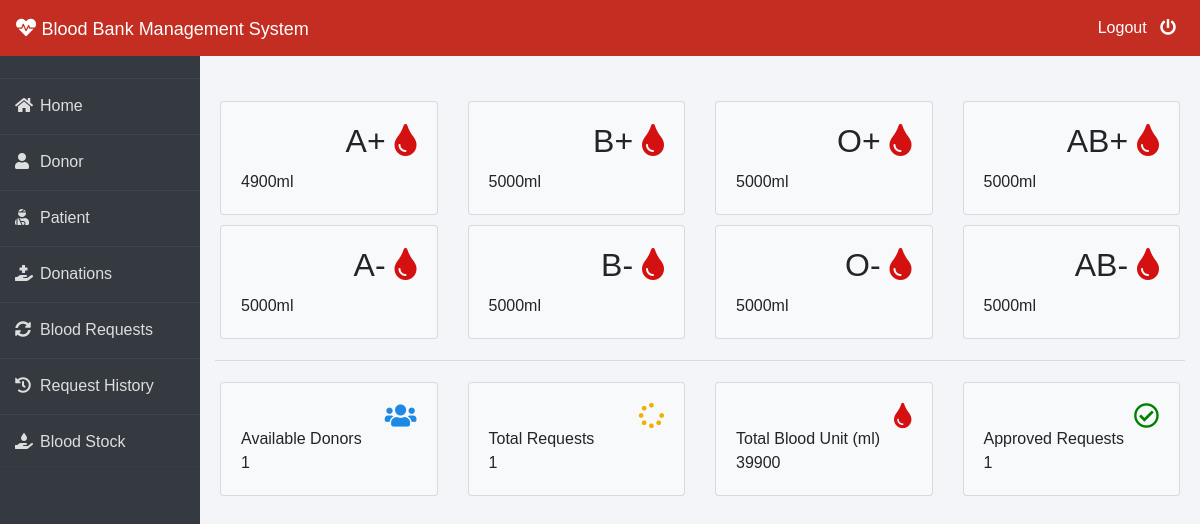
The app's page /admin-dashboard (signed in) with its own data.
### blood/models.py (models this page shows, shortened)
class Stock(models.Model):
    bloodgroup=models.CharField(max_length=10)
    unit=models.PositiveIntegerField(default=0)

### blood/views.py (the view)
# urls.py: path('admin-dashboard', views.admin_dashboard_view,name='admin-dashboard'),
@login_required(login_url='adminlogin')
def admin_dashboard_view(request):
    totalunit=models.Stock.objects.aggregate(Sum('unit'))
    dict={
        'A1':models.Stock.objects.get(bloodgroup="A+"),
        'A2':models.Stock.objects.get(bloodgroup="A-"),
        'B1':models.Stock.objects.get(bloodgroup="B+"),
        'B2':models.Stock.objects.get(bloodgroup="B-"),
        'AB1':models.Stock.objects.get(bloodgroup="AB+"),
        'AB2':models.Stock.objects.get(bloodgroup="AB-"),
        'O1':models.Stock.objects.get(bloodgroup="O+"),
        'O2':models.Stock.objects.get(bloodgroup="O-"),
        'totaldonors':dmodels.Donor.objects.all().count(),
        'totalbloodunit':totalunit['unit__sum'],
        'totalrequest':models.BloodRequest.objects.all().count(),
        'totalapprovedrequest':models.BloodRequest.objects.all().filter(status='Approved').count()
    }
    return render(request,'blood/admin_dashboard.html',context=dict)

### templates/blood/admin_dashboard.html
{% extends 'blood/adminbase.html' %}
{% block content %}
<br><br>
<div class="container">
    <div class="row">
        <div class="col-sm-3">
          <div class="card bg-light">
            <div class="card-body">
                <div class="blood">
                    <h2>A+ <i class="fas fa-tint" ></i></h2>
                </div><br><br>
                <div>
                    {{A1.unit}}ml
                </div>
            </div>
          </div>
        </div>
        <div class="col-sm-3">
            <div class="card bg-light">
                <div class="card-body">
                    <div class="blood">
                        <h2>B+ <i class="fas fa-tint"></i></h2>
                    </div><br><br>
                    <div>
                      {{B1.unit}}ml
                    </div>
                </div>
              </div>
        </div>
        <div class="col-sm-3">
            <div class="card bg-light">
                <div class="card-body">
                    <div class="blood">
                        <h2>O+ <i class="fas fa-tint"></i></h2>
                    </div><br><br>
                    <div>
                      {{O1.unit}}ml
                    </div>
                </div>
              </div>
          </div>
          <div class="col-sm-3">
            <div class="card bg-light">
                <div class="card-body">
                    <div class="blood">
                        <h2>AB+ <i class="fas fa-tint"></i></h2>
                    </div><br><br>
                    <div>
                      {{AB1.unit}}ml
                    </div>
                </div>
              </div>
          </div>
      </div>
      <div class="row">
        <div class="col-sm-3">
          <div class="card bg-light">
            <div class="card-body">
                <div class="blood">
                    <h2>A- <i class="fas fa-tint"></i></h2>
                </div><br><br>
                <div>
                  {{A2.unit}}ml
                </div>
            </div>
          </div>
        </div>
        <div class="col-sm-3">
            <div class="card bg-light">
                <div class="card-body">
                    <div class="blood">
                        <h2>B- <i class="fas fa-tint"></i></h2>
                    </div><br><br>
                    <div>
                      {{B2.unit}}ml
                    </div>
                </div>
              </div>
        </div>
        <div class="col-sm-3">
            <div class="card bg-light">
                <div class="card-body">
                    <div class="blood">
                        <h2>O- <i class="fas fa-tint"></i></h2>
                    </div><br><br>
                    <div>
                      {{O2.unit}}ml
                    </div>
                </div>
              </div>
          </div>
          <div class="col-sm-3">
            <div class="card bg-light">
                <div class="card-body">
                    <div class="blood">
                        <h2>AB- <i class="fas fa-tint"></i></h2>
                    </div><br><br>
                    <div>
                      {{AB2.unit}}ml
                    </div>
                </div>
              </div>
          </div>
      </div>
<hr>
    <div class="row">
      <div class="col-sm-3">
        <div class="card bg-light">
          <div class="card-body">
              <div class="blood">
                  <i class="fas fa-users" style="color: #1e88e5;"></i>
              </div><br>
              <div>
                  Available Donors <br>
                  {{totaldonors}}
              </div>
          </div>
        </div>
      </div>
      <div class="col-sm-3">
          <div class="card bg-light">
              <div class="card-body">
                  <div class="blood">
                      <i class="fas fa-spinner" style="color:#efb000;"></i>
                  </div><br>
                  <div>
                      Total Requests <br>
                     {{totalrequest}}
                  </div>
              </div>
            </div>
      </div>
        <div class="col-sm-3">
          <div class="card bg-light">
              <div class="card-body">
                  <div class="blood">
                      <i class="fas fa-tint xyz" style="color:#d41010;"></i>
                  </div><br>
                  <div>
                      Total Blood Unit (ml) <br>
                      {{totalbloodunit}}
                  </div>
              </div>
            </div>
        </div>
        <div class="col-sm-3">
            <div class="card bg-light">
                <div class="card-body">
                    <div class="blood">
                        <i class="far fa-check-circle" style="color:green;"></i>
                    </div><br>
                    <div>
                        Approved Requests <br>
                        {{totalapprovedrequest}}
                    </div>
                </div>
              </div>
          </div>
    </div>
</div>
{% endblock content %}

### templates/blood/adminbase.html (shortened to what this page needs)
<!DOCTYPE html>
<html lang="en">
<head>
    <link rel="stylesheet" href="https://maxcdn.bootstrapcdn.com/bootstrap/4.0.0/css/bootstrap.min.css">
    <link rel="stylesheet" href="https://cdnjs.cloudflare.com/ajax/libs/font-awesome/5.14.0/css/all.css">
</head>
<body>
    <nav class="navbar navbar-expand-lg navbar-light fixed-top bg-danger">
        <a style="color:white;" class="navbar-brand" href="/"><i class="fa fa-heartbeat"></i>&nbsp;<font face = "Comic sans MS" size ="4">Blood Bank Management System</font></a>
        <div class="navbar-collapse collapse w-100 order-3 dual-collapse2">
            <ul class="navbar-nav ml-auto">
                <li class="nav-item">
                    <a class="nav-link" style="color: white;" href="/logout">Logout &nbsp; <i class="fas fa-power-off"></i></a>
                </li>
            </ul>
        </div>
      </nav>
<br><br>
<div class="wrapper">
    <div class="sidebar">
        <ul>
            <li><a style="text-decoration:none;" href="/"><i class="fas fa-home"></i>Home</a></li>
            <li><a style="text-decoration:none;" href="/admin-donor"><i class="fas fa-user"></i>Donor</a></li>
            <li><a style="text-decoration:none;" href="/admin-patient"><i class="fas fa-user-injured"></i>Patient</a></li>
            <li><a style="text-decoration:none;" href="/admin-donation"><i class="fas fa-hand-holding-medical"></i>Donations</a></li>
            <li><a style="text-decoration:none;" href="/admin-request"><i class="fas fa-sync-alt"></i>Blood Requests</a></li>
            <li><a style="text-decoration:none;" href="/admin-request-history"><i class="fas fa-history"></i>Request History</a></li>
            <li><a style="text-decoration:none;" href="/admin-blood"><i class="fas fa-hand-holding-water"></i>Blood Stock</a></li>
        </ul>
    </div>
    <div class="main_content">
{% block content %}
{% endblock content %}
    </div>
</div>
</body>
</html>

### templates/blood/adminbase.html (style rules this page uses)
.row { padding: 5px; }
.fa-tint { color: #d41010 }
.blood { float: right; }
.fa-users { color: blue; font-size: 3ex; }
.fa-spinner { color: blue; font-size: 3ex; }
.fa-check-circle { color: blue; font-size: 3ex; }
.xyz { color: blue; font-size: 3ex; }
* { margin: 0; padding: 0; box-sizing: border-box; list-style: none; text-decoration: none; font-family: 'Josefin Sans', sans-serif; }
body { background-color: #f3f5f9; }
.bg-danger { background-color: #c32d22!important; }
.wrapper { display: flex; position: relative; }
.wrapper .sidebar { width: 200px; height: 100%; background: #343a40; padding: 30px 0px; position: fixed; }
.wrapper .sidebar ul li { padding: 15px; border-bottom: 1px solid #dedede; border-bottom: 1px solid rgba(0,0,0,0.05); border-top: 1px solid rgba(255,255,255,0.05); }
.wrapper .sidebar ul li a { color: #dedede; display: block; }
.wrapper .sidebar ul li a .fas { width: 25px; }
.wrapper .main_content { width: 100%; margin-left: 200px; }

### records on screen
Stock: unit "4900"
Stock: unit "5000"
Stock: unit "5000"
Stock: unit "5000"
Stock: unit "5000"
Stock: unit "5000"
Stock: unit "5000"
Stock: unit "5000"

### other values on screen
{{ totaldonors }} "1"
{{ totalrequest }} "1"
{{ totalbloodunit }} "39900"
{{ totalapprovedrequest }} "1"
